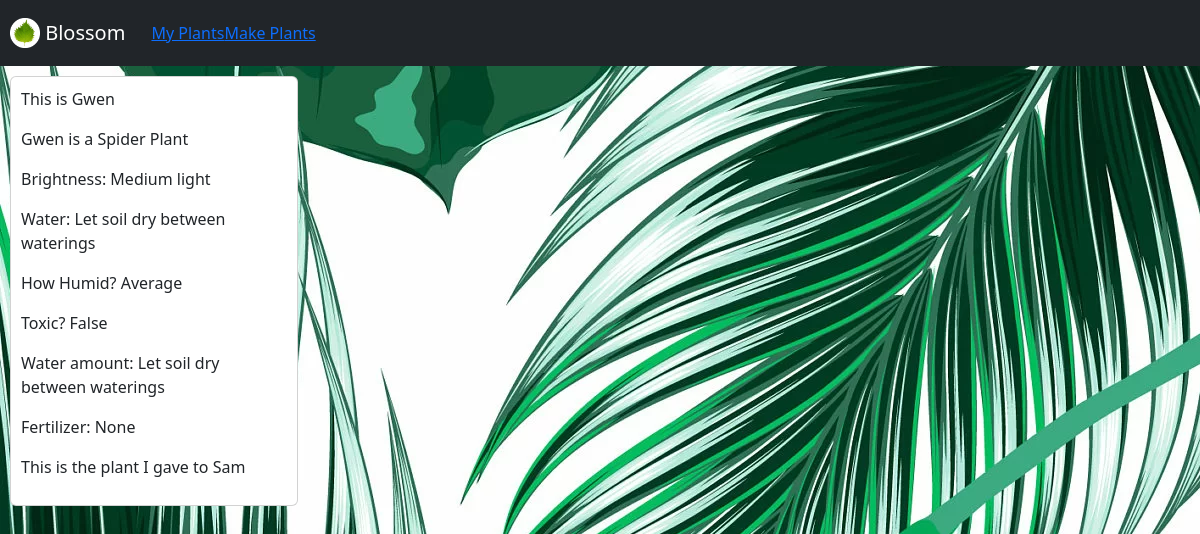
The page /plants on the database as committed earlier.
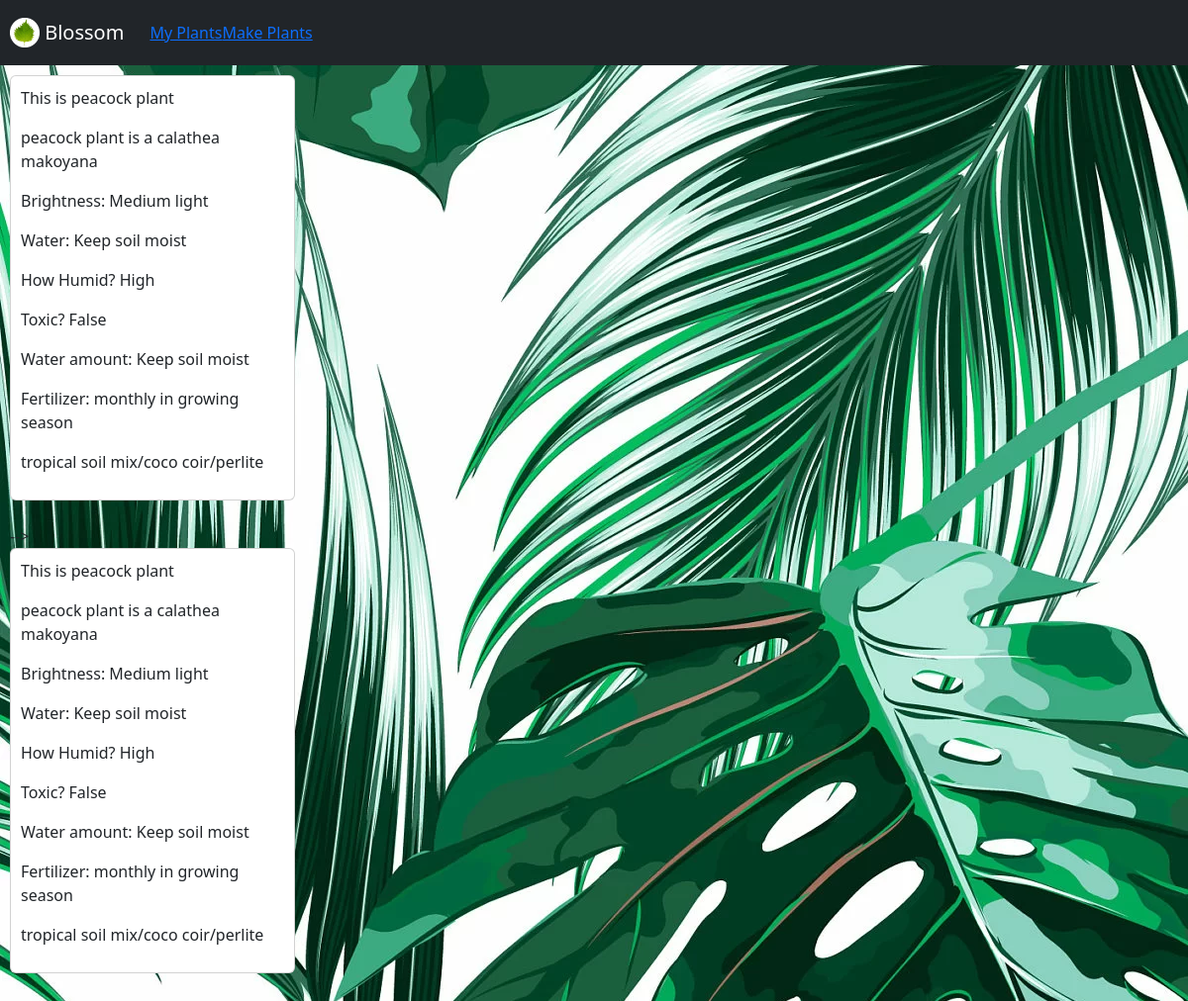
The same page on the database as committed later.
### myapp/models.py (models this page shows)
class Plants(models.Model):
    user_id = models.DecimalField(decimal_places=0, max_digits=10)
    name = models.CharField(max_length=200)
    type = models.CharField(max_length=200)
    light = models.CharField(max_length=200)
    water = models.CharField(max_length=200)
    humidity = models.CharField(max_length=200)
    soil = models.CharField(max_length=200)
    fertilizer = models.CharField(max_length=200)
    toxcicity = models.BooleanField()
    notes = models.CharField(max_length=10000)

### myapp/views.py (the view)
# urls.py: path('plants', views.plants_homepage, name='plants_homepage'),
def plants_homepage(request):
    plant = Plant.objects.get(pk=1)
    plants = Plant.objects.all()
    full_plant = Plants.objects.all()
    return render(request, 'plants.html', {"full_plant": full_plant,'plant':plant, 'plants':plants})

### myapp/templates/plants.html (shortened to what this page needs)
{% extends 'base.html' %} {% block content %}
 {% for x in full_plant %}
 -->
<div class="card" style="width: 18rem; padding: 10px">
  <p>This is {{ x.name }}</p>
  <p>{{ x.name }} is a {{ x.type }}</p>
  <p>Brightness: {{ x.light }}</p>
  <p>Water: {{ x.water }}</p>
  <p>How Humid? {{ x.humidity }}</p>
  <p>Toxic? {{ x.toxcicity }}</p>
  <p>Water amount: {{ x.water }}</p>
  <p>Fertilizer: {{ x.fertilizer }}</p>
  <p>{{ x.notes }}</p>
</div>
<br />
{% endfor %}{% endblock %}

### myapp/templates/base.html (shortened to what this page needs)
<!DOCTYPE html>
<html lang="en">
  <head>
    <link
      href="https://cdn.jsdelivr.net/npm/bootstrap@5.2.0/dist/css/bootstrap.min.css"
      rel="stylesheet"
    />
  </head>
  <body style="background-image: url('/static/wallpaper.webp')">
    <nav class="navbar navbar-expand-lg navbar-dark bg-dark">
      <a class="navbar-brand" href="#" style="padding: 10px"
        ><img
          src="/static/images.png"
          width="30"
          height="30"
          padding="10"
          class="d-inline-block align-top"
          alt="picture"
        />
        Blossom</a
      >
      <a class="nav-item" href="http://127.0.0.1:8000/plants">My Plants</a>
      <a class="nav-item" href="http://127.0.0.1:8000/create">Make Plants</a>
    </nav>
    <div style="padding: 10px">{% block content %} {% endblock %}</div>
  </body>
</html>

Rows that differ between the two databases and show on the page:
removed Plants: name "Gwen", type "Spider Plant", light "Medium light", water "Let soil dry between waterings", humidity "Average", toxcicity "False", fertilizer "None", notes "This is the plant I gave to Sam"
added Plants: name "peacock plant", type "calathea makoyana", light "Medium light", water "Keep soil moist", humidity "High", toxcicity "False", fertilizer "monthly in growing season", notes "tropical soil mix/coco coir/perlite"
added Plants: name "peacock plant", type "calathea makoyana", light "Medium light", water "Keep soil moist", humidity "High", toxcicity "False", fertilizer "monthly in growing season", notes "tropical soil mix/coco coir/perlite"
